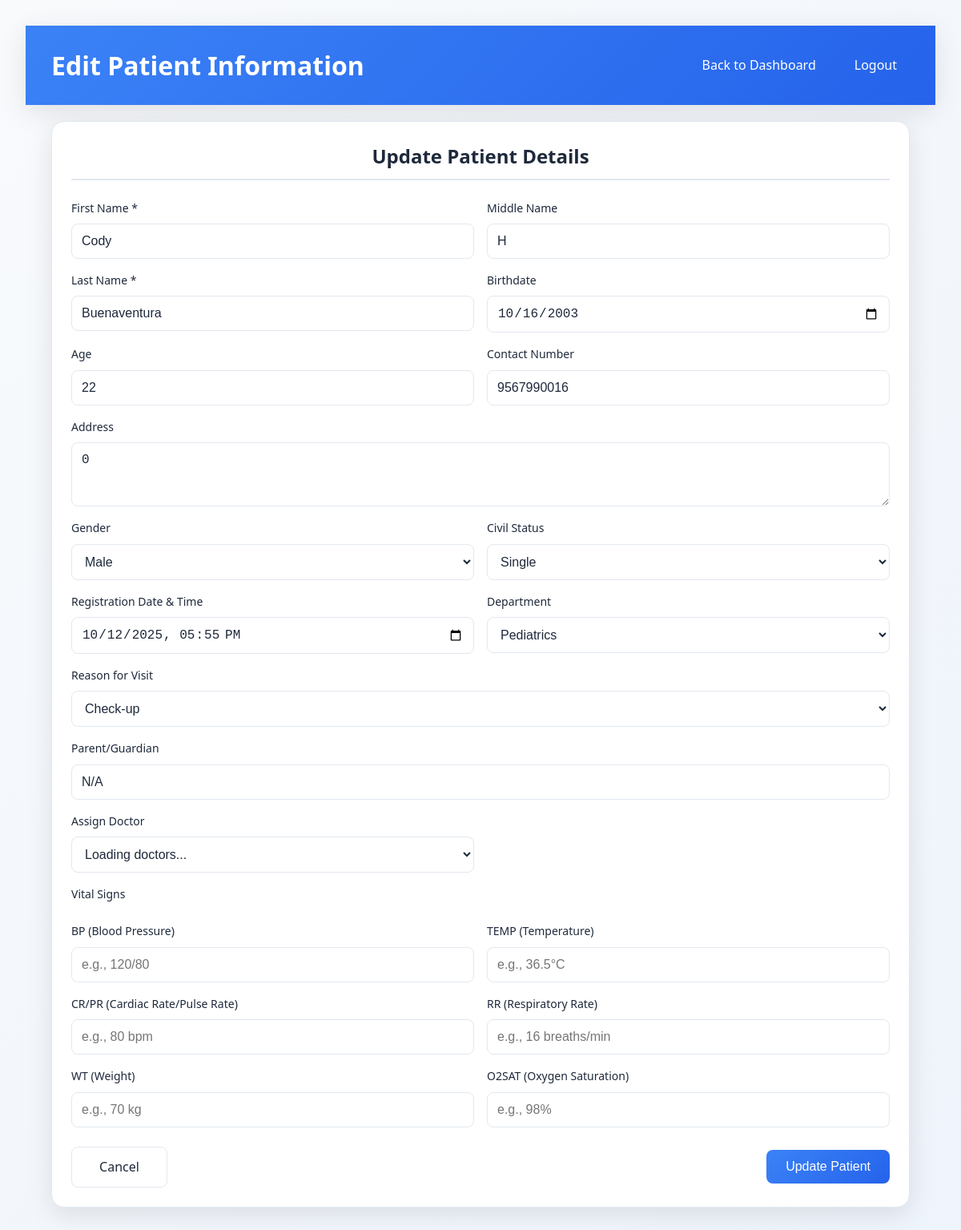
/public/edit_patient.php?id=125 (signed in), run on the app's committed database.
### tables this page shows
CREATE TABLE `patients` (
  `id` int(11) NOT NULL,
  `first_name` varchar(100) NOT NULL,
  `middle_name` varchar(100) DEFAULT NULL,
  `last_name` varchar(100) NOT NULL,
  `age` int(11) NOT NULL,
  `contact_number` varchar(20) NOT NULL,
  `reason_for_visit` text DEFAULT NULL,
  `parent_guardian` varchar(255) DEFAULT NULL,
  `queue_number` int(11) NOT NULL,
  `department_id` int(11) NOT NULL,
  `doctor_id` int(11) DEFAULT NULL,
  `status` enum('waiting','in consultation','done','cancelled','no show') NOT NULL DEFAULT 'waiting',
  `check_in_time` timestamp NOT NULL DEFAULT current_timestamp(),
  `created_at` timestamp NOT NULL DEFAULT current_timestamp(),
  `birthdate` date DEFAULT NULL,
  `address` text DEFAULT NULL,
  `gender` enum('male','female','preferred not to say') DEFAULT NULL,
  `civil_status` enum('single','married','widow') DEFAULT NULL,
  `registration_datetime` datetime DEFAULT NULL,
  `bp` varchar(50) DEFAULT NULL,
  `temp` varchar(50) DEFAULT NULL,
  `cr_pr` varchar(50) DEFAULT NULL,
  `rr` varchar(50) DEFAULT NULL,
  `wt` varchar(50) DEFAULT NULL,
  `o2sat` varchar(50) DEFAULT NULL
);

CREATE TABLE `departments` (
  `id` int(11) NOT NULL,
  `name` varchar(255) NOT NULL
);

### app/models/Patient.php (called while the page is built, shortened)
<?php
class Patient {
    private $conn;
    private $table_name = "patients";
    public function __construct($db) {
        $this->conn = $db;
    }
    public function get_by_id($id) {
    $query = "SELECT * FROM " . $this->table_name . " WHERE id = ? LIMIT 1";
    $stmt = $this->conn->prepare($query);
    $stmt->bind_param("i", $id);
    $stmt->execute();
    $result = $stmt->get_result();
    return $result->fetch_assoc();
}
}
?>

### app/models/Department.php (called while the page is built, shortened)
<?php
class Department {
    private $conn;
    private $table_name = "departments";
    public function __construct($db) {
        $this->conn = $db;
    }
    public function get_all() {
        $query = "SELECT * FROM " . $this->table_name;
        $result = $this->conn->query($query);
        return $result;
    }
}
?>

### public/edit_patient.php (the view, shortened to what this page needs)
<?php
require_once '../config/config.php';
require_once '../app/models/Patient.php';
require_once '../app/models/Department.php';
$patient_model = new Patient($conn);
$patient = $patient_model->get_by_id($_GET['id']);
$department_model = new Department($conn);
$departments = $department_model->get_all();
?>
<!DOCTYPE html>
<html lang="en">
<head>
    <link rel="stylesheet" href="css/style.css">
    <link rel="stylesheet" href="css/components/edit_patient.css">
</head>
<body>
    <div class="container">
        <header>
            <h1>Edit Patient Information</h1>
            <div class="header-nav">
                <a href="dashboard.php"><i class="fas fa-arrow-left"></i> Back to Dashboard</a>
                <a href="../app/controllers/StaffController.php?action=logout">Logout</a>
            </div>
        </header>
        <main>
            <div class="form-section">
                <h2>Update Patient Details</h2>
                <form action="../app/controllers/PatientController.php" method="POST">
                    <div class="form-grid">
                        <div class="form-group">
                            <label for="first_name">First Name *</label>
                            <input type="text" id="first_name" name="first_name" value="<?php echo htmlspecialchars($patient['first_name'] ?? ''); ?>" required placeholder="Enter first name">
                        </div>
                        <div class="form-group">
                            <label for="middle_name">Middle Name</label>
                            <input type="text" id="middle_name" name="middle_name" value="<?php echo htmlspecialchars($patient['middle_name'] ?? ''); ?>" placeholder="Enter middle name (optional)">
                        </div>
                        <div class="form-group">
                            <label for="last_name">Last Name *</label>
                            <input type="text" id="last_name" name="last_name" value="<?php echo htmlspecialchars($patient['last_name'] ?? ''); ?>" required placeholder="Enter last name">
                        </div>
                        <div class="form-group">
                            <label for="birthdate">Birthdate</label>
                            <input type="date" id="birthdate" name="birthdate" value="<?php echo htmlspecialchars($patient['birthdate'] ?? ''); ?>" required>
                        </div>
                        <div class="form-group">
                            <label for="age">Age</label>
                            <input type="number" id="age" name="age" value="<?php echo $patient['age']; ?>" readonly>
                        </div>
                        <div class="form-group">
                            <label for="contact_number">Contact Number</label>
                            <input type="text" id="contact_number" name="contact_number" value="<?php echo htmlspecialchars($patient['contact_number']); ?>" required>
                        </div>
                        <div class="form-group full-width">
                            <label for="address">Address</label>
                            <textarea id="address" name="address" placeholder="Enter patient address"><?php echo htmlspecialchars($patient['address'] ?? ''); ?></textarea>
                        </div>
                        <div class="form-group">
                            <label for="gender">Gender</label>
                            <select id="gender" name="gender">
                                <option value="male" <?php echo ($patient['gender'] ?? '') == 'male' ? 'selected' : ''; ?>>Male</option>
                            </select>
                        </div>
                        <div class="form-group">
                            <label for="civil_status">Civil Status</label>
                            <select id="civil_status" name="civil_status">
                                <option value="single" <?php echo ($patient['civil_status'] ?? '') == 'single' ? 'selected' : ''; ?>>Single</option>
                            </select>
                        </div>
                        <div class="form-group">
                            <label for="registration_datetime">Registration Date & Time</label>
                            <input type="datetime-local" id="registration_datetime" name="registration_datetime" value="<?php echo htmlspecialchars($patient['registration_datetime'] ?? ''); ?>">
                        </div>
                        <div class="form-group">
                            <label for="department_id">Department</label>
                            <select id="department_id" name="department_id" required>
                                <?php while ($row = $departments->fetch_assoc()): ?>
                                    <option value="<?php echo $row['id']; ?>" <?php if($row['id'] == $patient['department_id']) echo 'selected'; ?>>
                                        <?php echo htmlspecialchars($row['name']); ?>
                                    </option>
                                <?php endwhile; ?>
                            </select>
                        </div>
                        <div class="form-group full-width">
                            <label for="reason_for_visit">Reason for Visit</label>
                            <select id="reason_for_visit" name="reason_for_visit" required>
                                <option value="Check-up" <?php if($patient['reason_for_visit'] == 'Check-up') echo 'selected'; ?>>Check-up</option>
                            </select>
                        </div>
                        <div class="form-group full-width">
                            <label for="parent_guardian">Parent/Guardian</label>
                            <input type="text" id="parent_guardian" name="parent_guardian" value="<?php echo htmlspecialchars($patient['parent_guardian'] ?? ''); ?>" placeholder="Enter parent or guardian name">
                        </div>
                        <div class="form-group">
                            <label for="doctor_id">Assign Doctor</label>
                            <select id="doctor_id" name="doctor_id" required>
                                <option value="">Loading doctors...</option>
                            </select>
                        </div>
                        <div class="form-group full-width">
                            <label>Vital Signs</label>
                        </div>
                        <div class="form-group">
                            <label for="bp">BP (Blood Pressure)</label>
                            <input type="text" id="bp" name="bp" value="<?php echo htmlspecialchars($patient['bp'] ?? ''); ?>" placeholder="e.g., 120/80">
                        </div>
                        <div class="form-group">
                            <label for="temp">TEMP (Temperature)</label>
                            <input type="text" id="temp" name="temp" value="<?php echo htmlspecialchars($patient['temp'] ?? ''); ?>" placeholder="e.g., 36.5°C">
                        </div>
                        <div class="form-group">
                            <label for="cr_pr">CR/PR (Cardiac Rate/Pulse Rate)</label>
                            <input type="text" id="cr_pr" name="cr_pr" value="<?php echo htmlspecialchars($patient['cr_pr'] ?? ''); ?>" placeholder="e.g., 80 bpm">
                        </div>
                        <div class="form-group">
                            <label for="rr">RR (Respiratory Rate)</label>
                            <input type="text" id="rr" name="rr" value="<?php echo htmlspecialchars($patient['rr'] ?? ''); ?>" placeholder="e.g., 16 breaths/min">
                        </div>
                        <div class="form-group">
                            <label for="wt">WT (Weight)</label>
                            <input type="text" id="wt" name="wt" value="<?php echo htmlspecialchars($patient['wt'] ?? ''); ?>" placeholder="e.g., 70 kg">
                        </div>
                        <div class="form-group">
                            <label for="o2sat">O2SAT (Oxygen Saturation)</label>
                            <input type="text" id="o2sat" name="o2sat" value="<?php echo htmlspecialchars($patient['o2sat'] ?? ''); ?>" placeholder="e.g., 98%">
                        </div>
                    </div>
                    <div class="flex justify-between items-center mt-4">
                        <a href="dashboard.php" class="btn btn-secondary">Cancel</a>
                        <button type="submit" class="btn btn-primary">Update Patient</button>
                    </div>
                </form>
            </div>
        </main>
    </div>
</body>
</html>

### public/css/style.css (style rules this page uses)
:root { --bg-color: #f8fafc; --card-bg: #ffffff; --text-color: #1e293b; --text-secondary: #6b7280; --border-color: #e2e8f0; --primary: #3b82f6; --primary-hover: #2563eb; --danger: #ef4444; --danger-hover: #dc2626; --success: #10b981; --warning: #f59e0b; --shadow: rgba(0, 0, 0, 0.1); --font-family: -apple-system, BlinkMacSystemFont, 'Segoe UI', Roboto, Oxygen, Ubuntu, Cantarell, sans-serif; --border-radius: 8px; --border-radius-lg: 12px; --border-radius-xl: 16px; --transition: all 0.3s ease; }
* { margin: 0; padding: 0; box-sizing: border-box; }
body { font-family: var(--font-family); background: var(--bg-color); color: var(--text-color); line-height: 1.6; min-height: 100vh; transition: var(--transition); }
.container { max-width: 1200px; margin: 0 auto; padding: 2rem; background: linear-gradient(135deg, var(--bg-color) 0%, rgba(59, 130, 246, 0.05) 100%); min-height: 100vh; }
main { padding: 2rem; }
h2 { font-size: 1.5rem; font-weight: 600; color: #1e293b; margin-bottom: 1.5rem; padding-bottom: 0.5rem; border-bottom: 2px solid #e2e8f0; }
.btn { display: inline-flex; align-items: center; gap: 0.5rem; padding: 0.75rem 1.5rem; font-weight: 500; border-radius: 8px; text-decoration: none; border: none; cursor: pointer; font-size: 0.875rem; transition: all 0.2s ease; text-align: center; }
.btn-primary { background: linear-gradient(135deg, #667eea 0%, #764ba2 100%); color: white; }
.btn-secondary { background-color: #f1f5f9; color: #475569; border: 1px solid #e2e8f0; }
.mt-4 { margin-top: 1.5rem; }
.flex { display: flex; }
.justify-between { justify-content: space-between; }
.items-center { align-items: center; }

### public/css/components/edit_patient.css (style rules this page uses)
:root { --bg-color: #f8fafc; --card-bg: #ffffff; --text-color: #1e293b; --text-secondary: #6b7280; --border-color: #e2e8f0; --primary: #3b82f6; --primary-hover: #2563eb; --danger: #ef4444; --danger-hover: #dc2626; --success: #10b981; --warning: #f59e0b; --shadow: rgba(0, 0, 0, 0.1); }
body { background: var(--bg-color); color: var(--text-color); transition: all 0.3s ease; font-family: 'Segoe UI', Tahoma, Geneva, Verdana, sans-serif; }
.container { width: 100%; padding: 2rem; background: linear-gradient(135deg, var(--bg-color) 0%, rgba(59, 130, 246, 0.05) 100%); min-height: 100vh; }
header { background: linear-gradient(135deg, var(--primary) 0%, var(--primary-hover) 100%); color: white; padding: 1.5rem 2rem; margin-bottom: 0.25rem; box-shadow: 0 8px 32px var(--shadow); display: flex; justify-content: space-between; align-items: center; border-radius: 0; }
header h1 { margin: 0; font-size: 2rem; font-weight: 700; }
.header-nav { display: flex; gap: 1rem; align-items: center; }
.header-nav a { color: white; text-decoration: none; padding: 0.5rem 1rem; border-radius: 8px; transition: all 0.3s ease; font-weight: 500; }
main { padding-top: 1rem; }
.form-section { background: var(--card-bg); border-radius: 16px; padding: 1.5rem; margin-bottom: 2rem; box-shadow: 0 8px 32px var(--shadow); border: 1px solid var(--border-color); animation: slideIn 0.6s ease-out; }
.form-section h2 { color: var(--text-color); margin-bottom: 1.5rem; text-align: center; font-size: 1.5rem; font-weight: 600; }
.form-grid { display: grid; grid-template-columns: 1fr 1fr; gap: 1rem; margin-bottom: 1.5rem; }
.form-group { display: flex; flex-direction: column; }
.form-group.full-width { grid-column: 1 / -1; }
.form-group label { display: block; margin-bottom: 0.5rem; color: var(--text-color); font-weight: 500; font-size: 0.875rem; }
.form-group input, .form-group select, .form-group textarea { width: 100%; padding: 0.75rem; border: 1px solid var(--border-color); border-radius: 8px; font-size: 1rem; transition: all 0.3s ease; background: var(--card-bg); color: var(--text-color); }
.form-group textarea { resize: vertical; min-height: 80px; }
.btn { display: inline-flex; align-items: center; justify-content: center; padding: 0.75rem 1.5rem; border: none; border-radius: 8px; font-size: 1rem; font-weight: 500; text-decoration: none; cursor: pointer; transition: all 0.3s ease; min-width: 120px; }
.btn-primary { background: linear-gradient(135deg, var(--primary) 0%, var(--primary-hover) 100%); color: white; }
.btn-secondary { background: var(--card-bg); color: var(--text-color); border: 1px solid var(--border-color); }
.flex { display: flex; }
.justify-between { justify-content: space-between; }
.items-center { align-items: center; }
.mt-4 { margin-top: 1rem; }

### data on the page
patients: first_name "Cody", middle_name "H", last_name "Buenaventura", birthdate "10/16/2003", age "22", contact_number "9567990016", address "0", gender "Male", civil_status "Single", registration_datetime "10/12/2025 17:55", department_id "Pediatrics", reason_for_visit "Check-up", parent_guardian "N/A"
